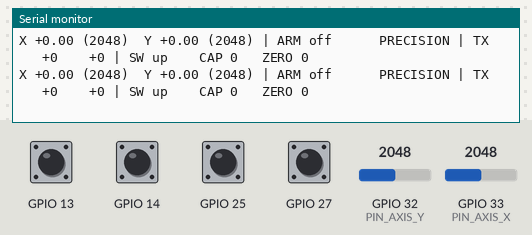
Simulated run of this sketch. Board: ESP32. Parts: the last lines printed to the serial monitor. The test bench sets the inputs (shaded band); at power-on: GPIO 13, GPIO 14, GPIO 25, GPIO 27 HIGH, GPIO 32 (PIN_AXIS_Y) = 2048, GPIO 33 (PIN_AXIS_X) = 2048 (analog values on the 0–4095 scale).

Above: at 2.0 s.
2.1 s: GPIO 32 (PIN_AXIS_Y) set to 1054
At 2.17 s:
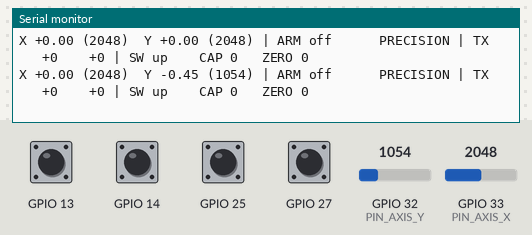
3.6 s: GPIO 32 (PIN_AXIS_Y) set to 935
At 3.67 s:
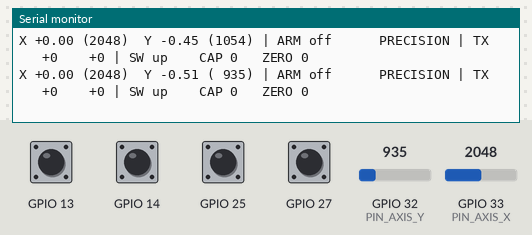
5.6 s: GPIO 33 (PIN_AXIS_X) set to 1069
At 5.68 s:
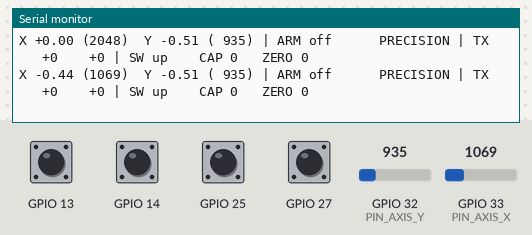
7.1 s: GPIO 33 (PIN_AXIS_X) set to 970
At 7.18 s:
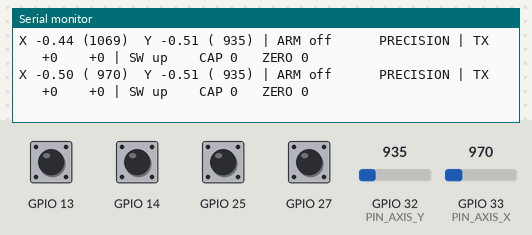

The sketch:

controller-stage2-buttons.ino
```cpp
/*
 * controller-stage2-buttons.ino — Stage 2 of the controller build.
 *
 * TARGET BOARD: classic ESP32-D0WD-V3, 38-pin WROOM-32 DevKit (the controller,
 * MAC F4:2D:C9:71:7B:0C).
 *
 * SCOPE: stage 1's joystick, plus all four buttons and the stick click, with the
 * arming logic that everything downstream depends on. Still no LEDs (stage 3)
 * and no radio (stage 4). Serial output only.
 *
 * WIRING — additions to stage 1
 *
 *   Signal        GPIO    Header   Wiring
 *   ------        ----    ------   ------
 *   Joystick X    33      8        module VRy  (see note below)
 *   Joystick Y    32      7        module VRx
 *   Stick SW      13      15       switch -> GND
 *   ARM           25      9        switch -> GND
 *   (free)        26      10       nothing fitted
 *   SPEED         27      11       switch -> GND
 *   CAPTURE       14      12       switch -> GND
 *
 * Every button wires GPIO -> switch -> GND and uses the internal pull-up, so
 * pressed reads LOW. No external resistors.
 *
 * The axes are crossed in software: on this module the pot marked VRy moves with
 * left-right motion. The wiring above is correct as-is — do not swap wires.
 *
 * GPIO 26 is deliberately unassigned. GPIO 12 is never used: it is the MTDI
 * strapping pin, and an internal pull-up on it stops the board booting.
 *
 * WHAT EACH CONTROL DOES
 *
 *   ARM      latching, and deliberate. Motors ignore the stick until this is on.
 *            A 2 s hold arms; another 2 s hold disarms. A short press does
 *            nothing at all, so neither state can be changed by a brush against
 *            the handset. The status line counts the hold up so you can see it
 *            working before there is an LED to show it.
 *
 *            Note that disarming being slow costs nothing: the fast stop is
 *            letting go of the stick, which spring-returns to zero throttle in
 *            under 100 ms. ARM is the "make it safe" control, not the panic one.
 *   SPEED    toggles PRECISION (40% of travel) and FULL. Precision for the
 *            launch and anything that looks like a knot; full for clear rope.
 *   CAPTURE  momentary. One event per press. Becomes the SAR image trigger.
 *   STICK    hold 2 s to zero the distance count. A short click does nothing,
 *            deliberately: a stick click is the easiest thing to hit by accident
 *            while driving, and an accidental reset silently corrupts every
 *            distance reading for the rest of the run.
 *
 * TWO SAFETY RULES BUILT IN HERE
 *
 *   1. Arming is refused unless the stick is centred. Arming with the stick
 *      deflected would command speed the instant the latch closes.
 *   2. The transmitted axis values are forced to zero while disarmed. The robot
 *      will also ignore them, but sending zeros means no single bug on either
 *      side can drive the motors on its own.
 *
 * Arm state lives in RAM only. After a reset or brownout it comes back OFF. Do
 * not "fix" this by saving it to NVS — a robot that comes back armed after a
 * power glitch is exactly what you do not want on a rope.
 *
 * BOARD SETTINGS
 *   Board            : ESP32 Dev Module
 *   Flash Size       : 4MB (32Mb)
 *   Partition Scheme : Default 4MB with spiffs
 *   Port             : /dev/ttyUSB0  (CP2102 bridge)
 *
 * Close the Serial Monitor before uploading.
 *
 * EXIT TEST FOR THIS STAGE
 *   1. Each of the five controls prints its own name when pressed.
 *   2. A short press of ARM changes nothing and says "released early".
 *   3. A 2 s hold arms; a further 2 s hold disarms. The hold timer is visible
 *      in the status line while the button is down.
 *   4. ARM is refused while the stick is off centre, and says so.
 *   5. Holding any button through a reset triggers nothing.
 *   5. SPEED visibly rescales the TX numbers (full vs 40%).
 *   6. CAPTURE fires exactly once per press, not repeatedly while held.
 *   7. Stick held 2 s fires zero-distance once; a short click does nothing.
 *   8. TX reads +0 +0 whenever ARM is OFF, whatever the stick is doing.
 *
 * SERIAL COMMANDS
 *   c   recalibrate joystick centre — hands off the stick first
 */

#include <Arduino.h>
#include <math.h>

// ---------------------------------------------------------------- config ----

static const uint8_t PIN_AXIS_X = 33;   // module VRy — ADC1_CH5 — left / right
static const uint8_t PIN_AXIS_Y = 32;   // module VRx — ADC1_CH4 — up / down

static const bool INVERT_X = false;     // set by experiment, not by reasoning
static const bool INVERT_Y = false;

static const uint8_t  ADC_BITS        = 12;
static const uint16_t ADC_MAX         = 4095;
static const uint8_t  OVERSAMPLE      = 8;
static const uint16_t CAL_SAMPLES     = 64;
static const float    DEADZONE        = 0.06f;
static const uint32_t PRINT_PERIOD_MS = 100;   // 10 Hz

static const uint16_t CENTRE_MIN = 1200;       // plausible resting centre
static const uint16_t CENTRE_MAX = 2900;

static const uint32_t DEBOUNCE_MS    = 25;
static const uint32_t ARM_HOLD_MS    = 2000;   // hold to arm, and to disarm
static const uint32_t STICK_HOLD_MS  = 2000;   // hold to zero distance

static const float PRECISION_SCALE = 0.40f;    // travel available in precision mode

// ---------------------------------------------------------------- buttons ---

/* One debouncer, four instances. The edge flags are one-shot: they are set by
 * buttonUpdate() and are only valid for that pass of loop(), which is what makes
 * "fires once per press" fall out naturally instead of needing extra latches.
 */
struct Button {
  // config
  uint8_t     pin;
  const char *name;
  uint32_t    longMs;        // 0 = no long-press behaviour

  // state
  bool        rawLast;
  bool        stable;        // debounced; true == pressed
  uint32_t    lastChangeMs;
  uint32_t    pressStartMs;
  bool        longFired;

  // one-shot edges
  bool        pressedEdge;
  bool        releasedEdge;
  bool        longEdge;
};

enum { BTN_ARM = 0, BTN_SPEED, BTN_CAPTURE, BTN_STICK, BTN_COUNT };

static Button buttons[BTN_COUNT] = {
  { 25, "ARM",     ARM_HOLD_MS   },
  { 27, "SPEED",   0             },
  { 14, "CAPTURE", 0             },
  { 13, "STICK",   STICK_HOLD_MS },
};

// ----------------------------------------------------------------- state ----

static uint16_t xCentre = 2048, yCentre = 2048;
static uint32_t lastPrintMs = 0;

static bool     armed        = false;
static bool     precision    = true;    // start in the safer mode
static uint32_t captureCount = 0;
static uint32_t distanceZeroCount = 0;

static float axisX = 0.0f, axisY = 0.0f;
static uint16_t rawX = 0, rawY = 0;

// --------------------------------------------------------- joystick helpers --

static uint16_t readAveraged(uint8_t pin) {
  uint32_t sum = 0;
  for (uint8_t i = 0; i < OVERSAMPLE; i++) {
    sum += (uint32_t)analogRead(pin);
  }
  return (uint16_t)(sum / OVERSAMPLE);
}

/* Map a raw reading to -1.0 .. +1.0 around a measured centre. Each side is
 * scaled against its own span, so full deflection reaches 1.0 in both directions
 * even on an off-centre stick. The deadzone is rescaled out so there is no jump
 * as the stick leaves centre.
 */
static float normalise(uint16_t raw, uint16_t centre) {
  float v;
  if (raw >= centre) {
    const uint16_t span = (ADC_MAX > centre) ? (uint16_t)(ADC_MAX - centre) : 1;
    v = (float)(raw - centre) / (float)span;
  } else {
    const uint16_t span = (centre > 0) ? centre : 1;
    v = -((float)(centre - raw) / (float)span);
  }

  if (v >  1.0f) v =  1.0f;
  if (v < -1.0f) v = -1.0f;

  if (fabsf(v) < DEADZONE) return 0.0f;
  const float sign = (v > 0.0f) ? 1.0f : -1.0f;
  return sign * (fabsf(v) - DEADZONE) / (1.0f - DEADZONE);
}

static void calibrate() {
  Serial.println("Calibrating — hands off the stick...");
  delay(500);

  uint32_t xSum = 0, ySum = 0;
  for (uint16_t s = 0; s < CAL_SAMPLES; s++) {
    xSum += (uint32_t)analogRead(PIN_AXIS_X);
    ySum += (uint32_t)analogRead(PIN_AXIS_Y);
    delay(2);
  }
  xCentre = (uint16_t)(xSum / CAL_SAMPLES);
  yCentre = (uint16_t)(ySum / CAL_SAMPLES);

  Serial.printf("  centre  X=%u  Y=%u\n", xCentre, yCentre);

  if (xCentre < CENTRE_MIN || xCentre > CENTRE_MAX ||
      yCentre < CENTRE_MIN || yCentre > CENTRE_MAX) {
    Serial.println("  *** CENTRE OUT OF RANGE — expected roughly 1700-2300 ***");
    Serial.println("  Stick touched during calibration? VCC on 3.3 V? Wiring?");
  }
}

static bool stickCentred() {
  return (axisX == 0.0f && axisY == 0.0f);
}

// ----------------------------------------------------------- button helpers --

static void buttonInit(Button &b) {
  pinMode(b.pin, INPUT_PULLUP);

  // Seed from the real pin so a button held through boot is not seen as a fresh
  // press, and pre-fire its long-press so holding it through a reset does
  // nothing either.
  b.rawLast      = (digitalRead(b.pin) == LOW);
  b.stable       = b.rawLast;
  b.lastChangeMs = millis();
  b.pressStartMs = millis();
  b.longFired    = b.stable;
}

static void buttonUpdate(Button &b, uint32_t now) {
  b.pressedEdge  = false;
  b.releasedEdge = false;
  b.longEdge     = false;

  const bool raw = (digitalRead(b.pin) == LOW);
  if (raw != b.rawLast) {
    b.rawLast = raw;
    b.lastChangeMs = now;
  }

  if ((now - b.lastChangeMs) >= DEBOUNCE_MS && raw != b.stable) {
    b.stable = raw;
    if (b.stable) {
      b.pressedEdge  = true;
      b.pressStartMs = now;
      b.longFired    = false;
    } else {
      b.releasedEdge = true;
    }
  }

  if (b.longMs > 0 && b.stable && !b.longFired &&
      (now - b.pressStartMs) >= b.longMs) {
    b.longFired = true;
    b.longEdge  = true;
  }
}

// ------------------------------------------------------------------ events --

/* Both directions need the full hold. The press and early-release messages exist
 * so a short tap reads as "you did not hold long enough" rather than as a dead
 * button — which is otherwise indistinguishable from a wiring fault.
 */
static void handleArm() {
  Button &b = buttons[BTN_ARM];

  if (b.pressedEdge) {
    Serial.printf("[ARM] hold %.0f s to %s...\n",
                  ARM_HOLD_MS / 1000.0f, armed ? "DISARM" : "ARM");
  }

  if (b.releasedEdge && !b.longFired) {
    Serial.println("[ARM] released early — no change");
  }

  if (!b.longEdge) return;

  if (armed) {
    armed = false;
    Serial.println("[ARM] *** DISARMED ***");
    return;
  }

  // Arming onto a deflected stick would command speed the instant the latch
  // closes. Release and hold again once it is centred.
  if (!stickCentred()) {
    Serial.printf("[ARM] refused — centre the stick first (X %+.2f  Y %+.2f)\n",
                  axisX, axisY);
    return;
  }

  armed = true;
  Serial.println("[ARM] *** ARMED ***");
}

static void handleEvents() {
  handleArm();

  if (buttons[BTN_SPEED].pressedEdge) {
    precision = !precision;
    Serial.printf("[SPEED] %s\n", precision ? "PRECISION" : "FULL");
  }

  if (buttons[BTN_CAPTURE].pressedEdge) {
    captureCount++;
    Serial.printf("[CAPTURE] #%lu\n", (unsigned long)captureCount);
  }

  if (buttons[BTN_STICK].longEdge) {
    distanceZeroCount++;
    Serial.printf("[STICK] zero distance #%lu\n",
                  (unsigned long)distanceZeroCount);
  }
}

static void handleSerial() {
  while (Serial.available()) {
    const int ch = Serial.read();
    if (ch == 'c' || ch == 'C') calibrate();
  }
}

// ----------------------------------------------------------------- setup ----

void setup() {
  Serial.begin(115200);
  while (!Serial && millis() < 3000) { delay(10); }
  delay(200);

  analogReadResolution(ADC_BITS);
  analogSetAttenuation(ADC_11db);

  for (uint8_t i = 0; i < BTN_COUNT; i++) buttonInit(buttons[i]);

  Serial.println();
  Serial.println("=== Controller stage 2 — joystick + buttons ===");
  Serial.printf("X GPIO%u   Y GPIO%u   ARM GPIO%u   SPEED GPIO%u   "
                "CAPTURE GPIO%u   STICK GPIO%u\n",
                PIN_AXIS_X, PIN_AXIS_Y, buttons[BTN_ARM].pin,
                buttons[BTN_SPEED].pin, buttons[BTN_CAPTURE].pin,
                buttons[BTN_STICK].pin);
  Serial.println("Module VCC must be on 3.3 V.");
  Serial.println();

  // Report anything held at boot, so it is obvious rather than mysterious.
  for (uint8_t i = 0; i < BTN_COUNT; i++) {
    if (buttons[i].stable) {
      Serial.printf("Note: %s is held down at boot — ignored until released.\n",
                    buttons[i].name);
    }
  }

  calibrate();

  Serial.println();
  Serial.println("Ready. Starts DISARMED in PRECISION mode.");
  Serial.println("TX columns are what will go in the ESP-NOW packet at stage 4.");
  Serial.println();
}

// ------------------------------------------------------------------ loop ----

void loop() {
  const uint32_t now = millis();

  handleSerial();

  // Axes are read every pass, not only when printing — the arming interlock
  // needs a current value, and stage 4 will send at 50 Hz.
  rawX = readAveraged(PIN_AXIS_X);
  rawY = readAveraged(PIN_AXIS_Y);

  axisX = normalise(rawX, xCentre);
  axisY = normalise(rawY, yCentre);
  if (INVERT_X) axisX = -axisX;
  if (INVERT_Y) axisY = -axisY;

  for (uint8_t i = 0; i < BTN_COUNT; i++) buttonUpdate(buttons[i], now);
  handleEvents();

  /* What would actually be transmitted. Disarmed sends true zeros rather than
   * relying on the robot to ignore a live value.
   */
  const float scale = armed ? (precision ? PRECISION_SCALE : 1.0f) : 0.0f;
  const int16_t txX = (int16_t)lroundf(axisX * scale * 1000.0f);
  const int16_t txY = (int16_t)lroundf(axisY * scale * 1000.0f);

  if ((now - lastPrintMs) < PRINT_PERIOD_MS) return;
  lastPrintMs = now;

  /* While ARM is held, count the hold up in the status line. Two seconds is long
   * enough that silent waiting feels like nothing is happening.
   */
  char armField[16];
  const Button &a = buttons[BTN_ARM];
  if (a.stable && !a.longFired) {
    snprintf(armField, sizeof armField, "%s %.1fs",
             armed ? "ON" : "off", (now - a.pressStartMs) / 1000.0f);
  } else {
    snprintf(armField, sizeof armField, "%s", armed ? "ON" : "off");
  }

  Serial.printf("X %+.2f (%4u)  Y %+.2f (%4u) | ARM %-8s %-9s | "
                "TX %+5d %+5d | SW %s  CAP %-2lu  ZERO %lu\n",
                axisX, rawX, axisY, rawY,
                armField,
                precision ? "PRECISION" : "FULL",
                txX, txY,
                buttons[BTN_STICK].stable ? "DOWN" : "up  ",
                (unsigned long)captureCount,
                (unsigned long)distanceZeroCount);
}
```

Measured:
- the behaviour switches between 1000 and 999 on GPIO 32 (PIN_AXIS_Y) (found by bisection; images 1 and 2)
- the behaviour switches between 1000 and 999 on GPIO 33 (PIN_AXIS_X) (found by bisection; images 3 and 4)
- after the input at 2.1 s, the serial monitor: prints a new line after 0.06 s (image 1)
- after the input at 3.6 s, the serial monitor: prints a new line after 0.07 s (image 2)
- after the input at 5.6 s, the serial monitor: prints a new line after 0.07 s (image 3)
- after the input at 7.1 s, the serial monitor: prints a new line after 0.07 s (image 4)
